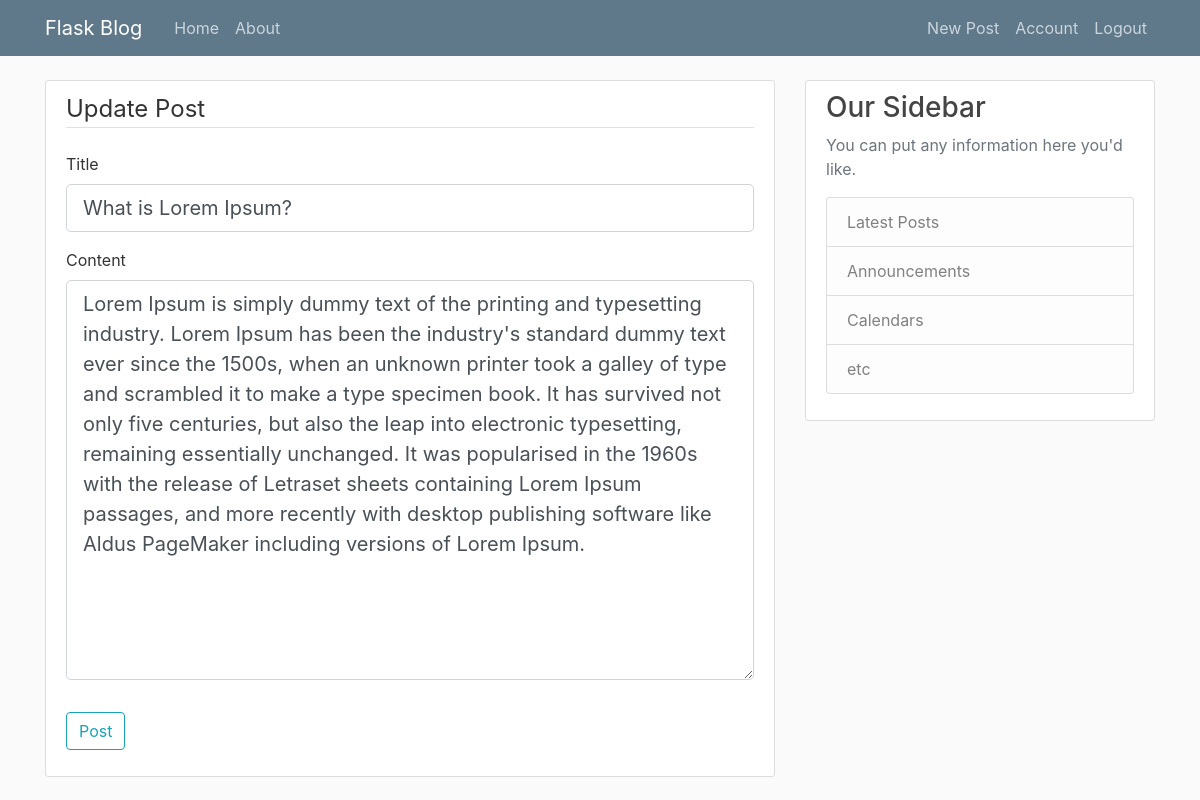
Screenshot of /post/1/update (signed in) with the database file from the repository.
### flaskblog/models.py (models this page shows, shortened)
class Post(db.Model):
    __tablename__ = 'post'
    id = db.Column(db.Integer, primary_key=True)
    title = db.Column(db.String(100), nullable=False)
    date_posted = db.Column(db.DateTime, nullable=False, default=datetime.utcnow())
    content = db.Column(db.Text, nullable=False)
    user_id = db.Column(db.Integer, db.ForeignKey('user.id'), nullable=False)

### flaskblog/routes.py (the view)
@app.route("/post/<post_id>/update", methods=['GET', 'POST'])
@login_required
def update_post(post_id):
    post = Post.query.get_or_404(post_id)
    if post.author != current_user:
        abort(403)
    form = NewPostForm()
    if form.validate_on_submit():
        post.title = form.title.data
        post.content = form.content.data
        db.session.commit()
        flash('Your post has been updated', 'success')
        return redirect(url_for('home'))
    elif request.method == 'GET':
        form.title.data = post.title
        form.content.data = post.content
    return render_template('create_post.html', title='Update Post', post=post, form=form)

### flaskblog/forms.py
class NewPostForm(FlaskForm):
    title = StringField('Title', validators=[DataRequired()])
    content = TextAreaField('Content', validators=[DataRequired()])
    submit = SubmitField('Post')

### flaskblog/models.py (called while the page is built)
@login_manager.user_loader
def load_user(user_id):
    return User.query.get(user_id)

### flaskblog/templates/create_post.html (shortened to what this page needs)
{% extends "layout.html" %}
{% block content%}
<div class="content-section">
    <form method="POST" action="">
        <fieldset class="form-group">
            <legend class="border-bottom mb-4">
                {{title}}
            </legend>
            <div class="form-group">
                {{form.title.label(class="form-control-label")}}
                {% if form.title.errors %}
                {{form.title(class="form-control form-control-lg is-invalid")}}
                <div class="invalid-feedback">
                    {% for error in form.title.errors %}
                    <span>{{error}}</span>
                    {% endfor %}
                </div>
                {% else %}
                {{form.title(class="form-control form-control-lg")}}
                {% endif %}
            </div>
            <div class="form-group">
                {{form.content.label(class="form-control-label")}}
                {% if form.content.errors %}
                {{form.content(class="form-control form-control-lg is-invalid post-textarea")}}
                <div class="invalid-feedback">
                    {% for error in form.content.errors %}
                    <span>{{error}}</span>
                    {% endfor %}
                </div>
                {% else %}
                {{form.content(class="form-control form-control-lg post-textarea")}}
                {% endif %}
            </div>
        </fieldset>
        <div class="form-group">
            {{form.submit(class="btn btn-outline-info")}}
        </div>
    </form>
</div>
{% endblock content%}

### flaskblog/static/main.css (style rules this page uses)
html { overflow-y:scroll; }
body { background: #fafafa; color: #333333; margin-top: 5rem; }
.content-section { background: #ffffff; padding: 10px 20px; border: 1px solid #dddddd; border-radius: 3px; margin-bottom: 20px; }
.post-textarea { min-height: 50vh }

### rows the page displays
Post: title "What is Lorem Ipsum?", content "Lorem Ipsum is simply dummy text of the printing and typesetting industry. Lorem Ipsum has been the industry's standard dummy text ever since the 1500s, when an unknown printer took a galley of type and scrambled it to make a type specimen book. It has survived not only five centuries, but also the leap into electronic typesetting, remaining essentially unchanged. It was popularised in the 1960s with the release of Letraset sheets containing Lorem Ipsum passages, and more recently with desktop publishing software like Aldus PageMaker including versions of Lorem Ipsum."

### other values shown
{{ title }} "Update Post"
